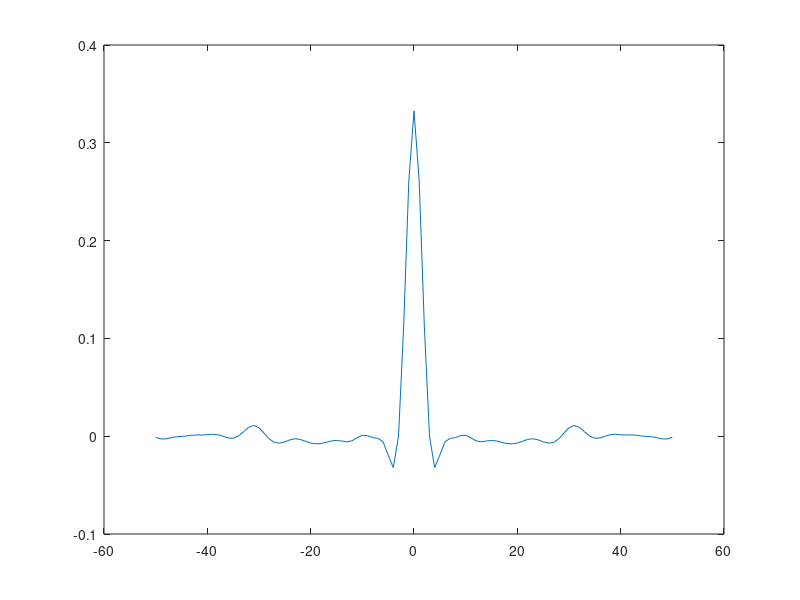

The MATLAB script that drew this image: (Note: this script raises an error after producing the figure.)
function CNSP3_maincode
load('CN_Project3_2016.mat');
time_stim=linspace(0.001,20,20000);
ACF=zeros(1,101);
for T=-50:50
    sum=0;
    for n=max(1,1-T):min(20000,20000-T)
        sum=sum+(Stimulus(n))*(Stimulus(n+T));
    end
    ACF(51+T) = sum/(20000-abs(T));
    
end
plot(-50:50,ACF);
peak=max(ACF)
sigmasq=var(Stimulus);
error=abs((peak-sigmasq)/sigmasq)*100


%PSTH
MSR=zeros(4,20000);
edges1=linspace(0,20,20001);
for j=1:4
    N=zeros(1,20000);
        for i=1:50
            N=N+histcounts(All_Spike_Times{j,i},edges1);
        end
        MSR(j,:)=MSR(j,:)+N./50;
end

        figure
        subplot(2,2,1)
        plot(time_stim,MSR(1,:)*1000);
        title('Neuron 1');
        subplot(2,2,2)
        plot(time_stim,MSR(2,:)*1000);
        title('Neuron 2');
        subplot(2,2,3)
        plot(time_stim,MSR(3,:)*1000);
        title('Neuron 3');
        subplot(2,2,4)
        plot(time_stim,MSR(4,:)*1000);
        title('Neuron 4');
        
MSR_last5sec=MSR(:,15001:20000);

%FANO FACTOR
bin_size=[10 20 50 100 200 500];
figure
linearity=zeros(6,4);

for k=1:6
    for j=1:4
        N=zeros(50,20000/bin_size(k));
        vary=zeros(1,50);
        avg_spk=zeros(1,50);
         for i=1:50
             N(i,:)=histcounts(All_Spike_Times{j,i},linspace(0,20,1+(20000/bin_size(k)))); 
             vary(i)=var(N(i,:));
             avg_spk(i)=mean(N(i,:));
         end
        subplot(2,2,j)
        plot(vary,avg_spk,'o')
        d=polyfit(vary,avg_spk,2);
        linearity(k,j)=d(2)/d(1);
    end
    figure
end
linearity
Stm=Stimulus(1:15000);
for j=1:4
    sum=zeros(1,101);
    for i=1:50
         v=All_Spike_Times{j,i}<15;
         v=All_Spike_Times{j,i}(v);
         d=size(v);
         
        for T=0:100
            for l=1:d(2)
                sum(T+1)=sum(T+1)+(Stm(round((v(l)*1000-T+1000*(v(l)*1000<T+1)))))*(v(l)*1000>T+1)/d(2);
            end
        
        end
        
    end
    subplot(2,2,j)
    plot(0:100,sum./50);
    axis([0,100,-0.2,0.2]);
end

end